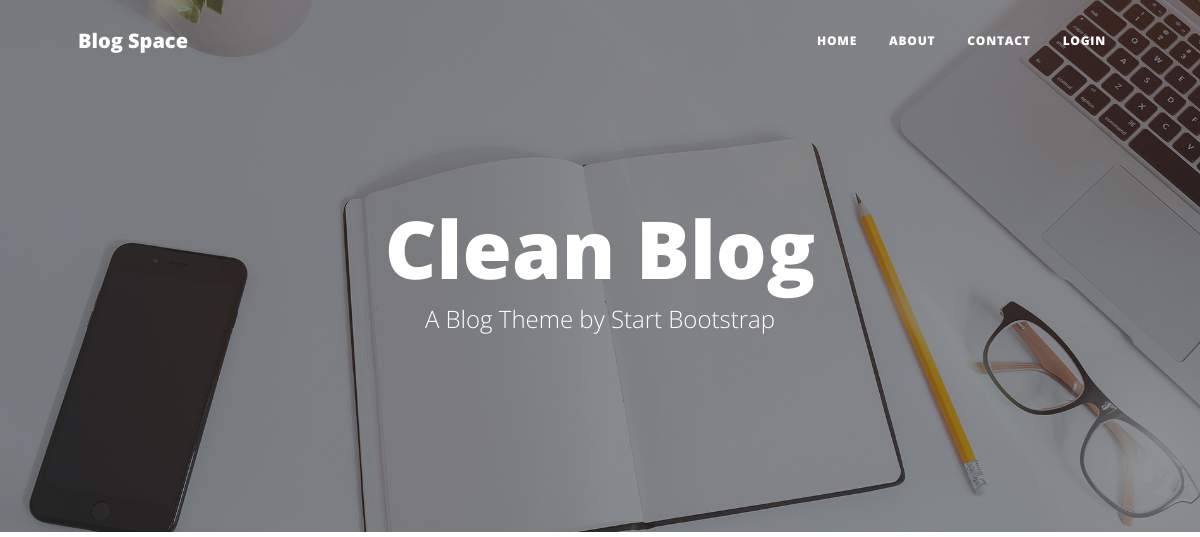
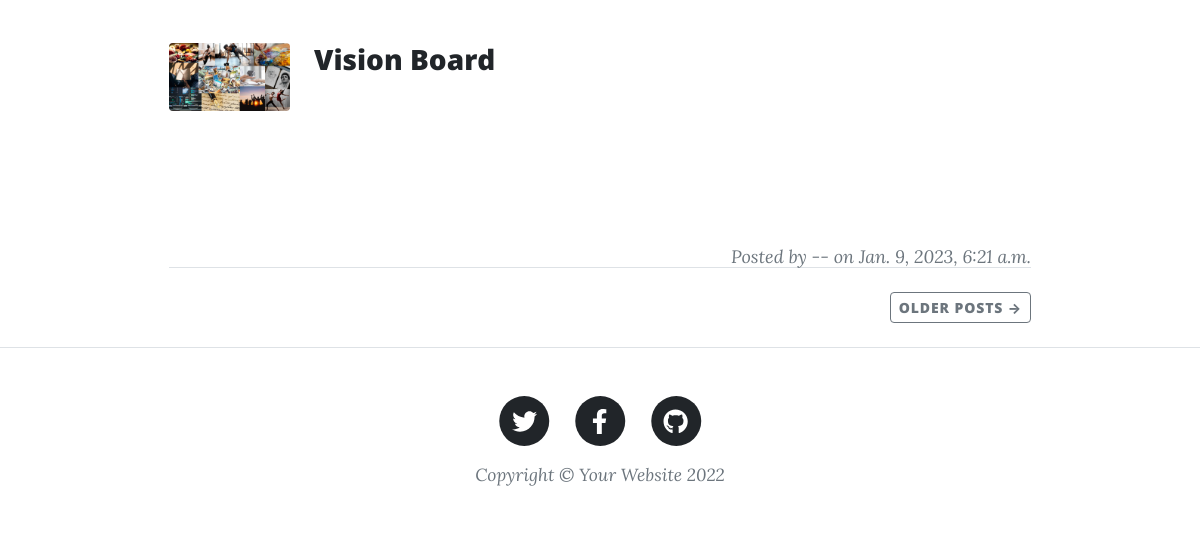
Before: / with the older database file (2 pictures, top to bottom).
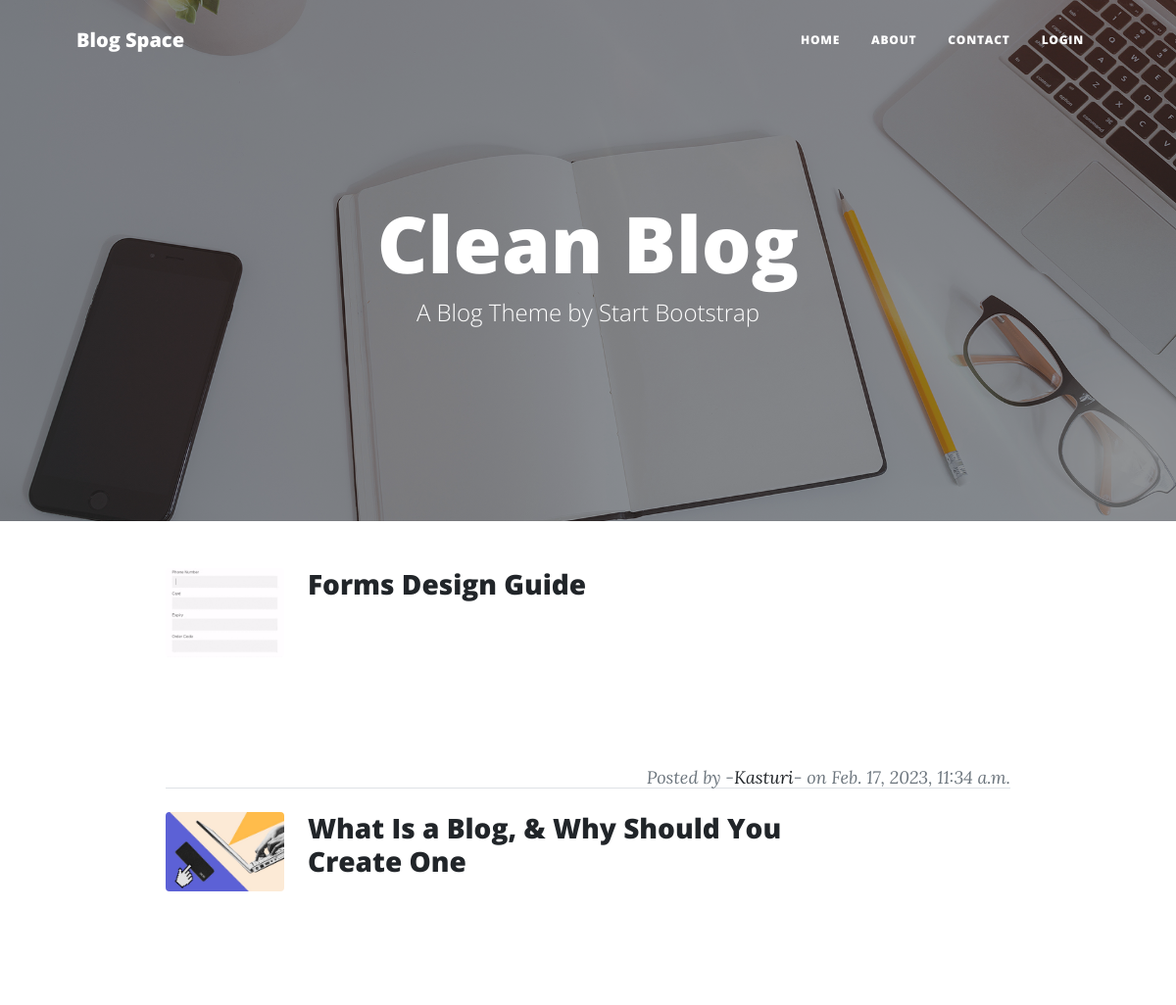
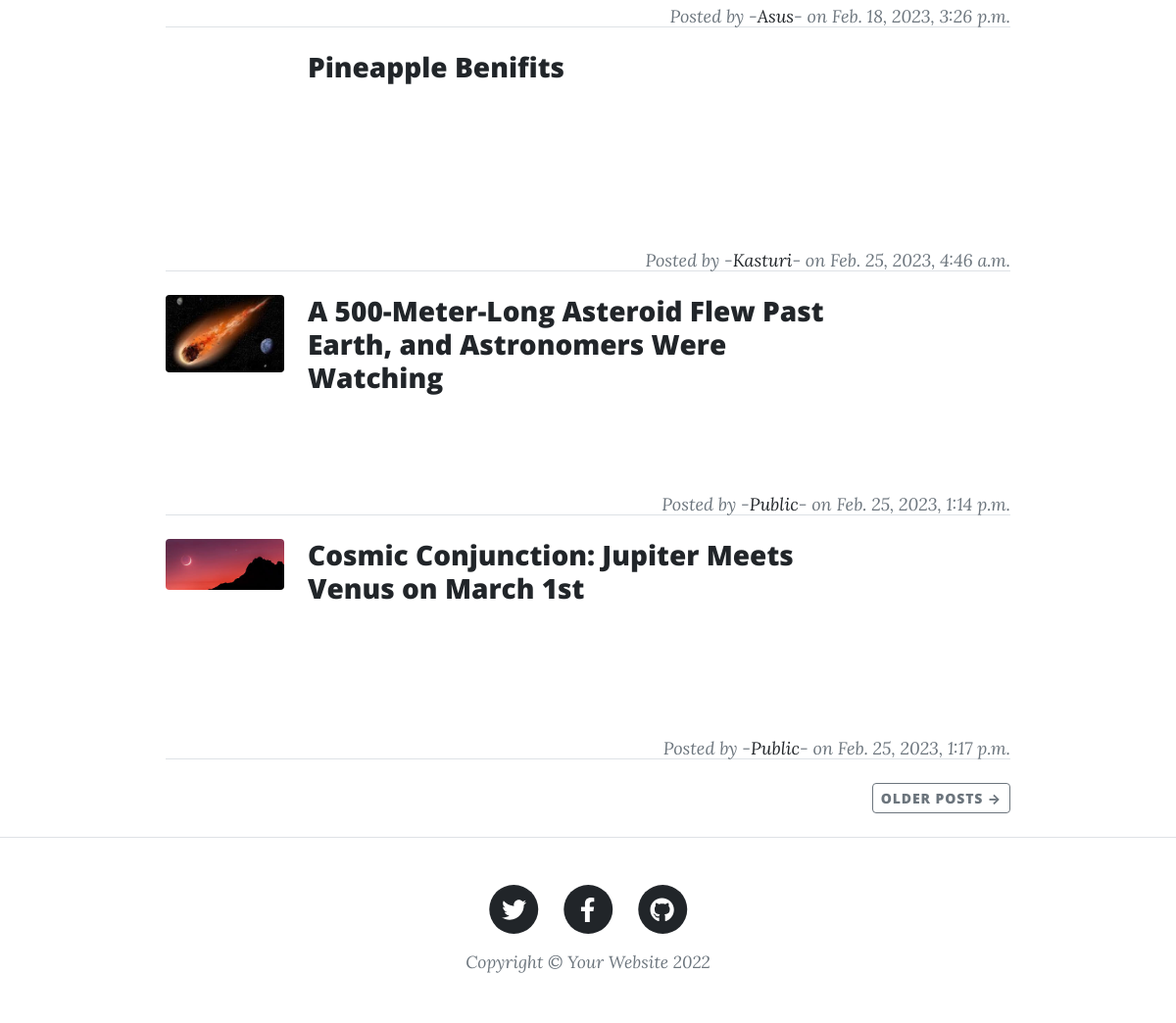
After: the same page with the newer database file (2 pictures, top to bottom).
### home/models.py (models this page shows, shortened)
class BlogModel(models.Model):
    title = models.CharField(max_length=1000)
    content = FroalaField(theme = 'dark', options={
    'toolbarInline': False,
    'charCounterCount': False,
    'toolbarVisibleWithoutSelection': True})
    slug = models.SlugField(max_length=1000, null=True, blank=True)
    user = models.ForeignKey(User, blank=True, null=True, on_delete=models.CASCADE)
    image = models.ImageField(upload_to='blog')
    created_at = models.DateTimeField(auto_now_add=True)
    updated_at = models.DateTimeField(auto_now=True)

### home/views.py (the view)
# urls.py: 2. Add a URL to urlpatterns:  path('', views.home, name='home')
def home(request):
    context = {'blogs' : BlogModel.objects.all()}
    return render(request, 'home.html', context)

### templates/home.html
{% extends 'base.html' %}
{% load static %}
{% block content %}
<header class="masthead" style="background-image: url('static/home/assets/img/home-bg.jpg')">
  <div class="container position-relative px-4 px-lg-5">
    <div class="row gx-4 gx-lg-5 justify-content-center">
      <div class="col-md-10 col-lg-8 col-xl-7">
        <div class="site-heading">
          <h1>Clean Blog</h1>
          <span class="subheading">A Blog Theme by Start Bootstrap</span>
        </div>
      </div>
    </div>
  </div>
</header>
<div class="container px-4 px-lg-5">
  <div class="row gx-4 gx-lg-5 justify-content-center">
    <div class="col-md-12 col-lg-10 col-xl-10">
      {% for blog in blogs%}
      <div class="post-preview post-info">
        <a class="row" href="{% url 'post' blog.slug %}">
          <div class="col-4 square">
            <img class="rounded" src="/media/{{blog.image}}" alt="">
          </div>
          <div class="col-8">
            <h3 class="post-title">{{blog.title}}</h3>
          </div>
        </a>
        <p class="post-meta d-flex justify-content-end">
          Posted by -<a href="#!"> {{blog.user.username}} </a>- on {{blog.created_at}}
        </p>
      </div>
      <hr class="my-4" />
      {% endfor %}
      <div class="d-flex justify-content-end mb-4 rounded"><a class="btn btn-sm btn-outline-secondary text-uppercase rounded" href="#!">Older Posts →</a>
      </div>
    </div>
  </div>
</div>
{% endblock %}

### templates/base.html (shortened to what this page needs)
<!DOCTYPE html>
{% load static %}
<html lang="en">
<head>
  <link href="{% static 'home/css/styles.css' %}" rel="stylesheet" />
</head>
<body>
  <nav class="navbar navbar-expand-lg navbar-light" id="mainNav">
    <div class="container px-4 px-lg-5">
      <a class="navbar-brand" href="{% url 'home' %}">Blog Space</a>
      <div class="collapse navbar-collapse" id="navbarResponsive">
        <ul class="navbar-nav ms-auto py-4 py-lg-0">
          <li class="nav-item"><a class="nav-link px-lg-3 py-3 py-lg-4" href="{% url 'home' %}">Home</a></li>
          <li class="nav-item"><a class="nav-link px-lg-3 py-3 py-lg-4" href="{% url 'about' %}">About</a></li>
          <li class="nav-item"><a class="nav-link px-lg-3 py-3 py-lg-4" href="{% url 'contact' %}">Contact</a></li>
          {% if request.user.is_authenticated %}
          <li class="nav-item"><a class="nav-link px-lg-3 py-3 py-lg-4" href="{% url 'add_blog' %}">Add Blog</a></li>
          <li class="nav-item"><a class="nav-link px-lg-3 py-3 py-lg-4" href="{% url 'my_blogs' %}">My Blogs</a></li>
          <li class="nav-item"><a class="nav-link px-lg-3 py-3 py-lg-4" href="{% url 'logout_view' %}">Logout</a></li>
          {% else %}
          <li class="nav-item"><a class="nav-link px-lg-3 py-3 py-lg-4" href="{% url 'login_view' %}">Login</a></li>
          {% endif %}
        </ul>
      </div>
    </div>
  </nav>
  {% block content %}
  {% endblock %}
  <footer class="border-top">
    <div class="container px-4 px-lg-5">
      <div class="row gx-4 gx-lg-5 justify-content-center">
        <div class="col-md-10 col-lg-8 col-xl-7">
          <ul class="list-inline text-center">
            <li class="list-inline-item">
              <a href="#!">
                <span class="fa-stack fa-lg">
                  <i class="fas fa-circle fa-stack-2x"></i>
                  <i class="fab fa-twitter fa-stack-1x fa-inverse"></i>
                </span>
              </a>
            </li>
            <li class="list-inline-item">
              <a href="#!">
                <span class="fa-stack fa-lg">
                  <i class="fas fa-circle fa-stack-2x"></i>
                  <i class="fab fa-facebook-f fa-stack-1x fa-inverse"></i>
                </span>
              </a>
            </li>
            <li class="list-inline-item">
              <a href="#!">
                <span class="fa-stack fa-lg">
                  <i class="fas fa-circle fa-stack-2x"></i>
                  <i class="fab fa-github fa-stack-1x fa-inverse"></i>
                </span>
              </a>
            </li>
          </ul>
          <div class="small text-center text-muted fst-italic">Copyright &copy; Your Website 2022</div>
        </div>
      </div>
    </div>
  </footer>
</body>
</html>

Changed rows visible on the page:
removed BlogModel: image (picture), title "Vision Board", created_at "Jan. 9, 2023, 6:21 a.m."
added BlogModel: image (picture), title "Forms Design Guide", user.username "Kasturi", created_at "Feb. 17, 2023, 11:34 a.m."
added BlogModel: image (picture), title "What Is a Blog, & Why Should You Create One", user.username "Asus", created_at "Feb. 18, 2023, 3:26 p.m."
added BlogModel: title "Pineapple Benifits", user.username "Kasturi", created_at "Feb. 25, 2023, 4:46 a.m."
added BlogModel: image (picture), title "A 500-Meter-Long Asteroid Flew Past Earth, and Astronomers Were Watching", user.username "Public", created_at "Feb. 25, 2023, 1:14 p.m."
added BlogModel: image (picture), title "Cosmic Conjunction: Jupiter Meets Venus on March 1st", user.username "Public", created_at "Feb. 25, 2023, 1:17 p.m."
